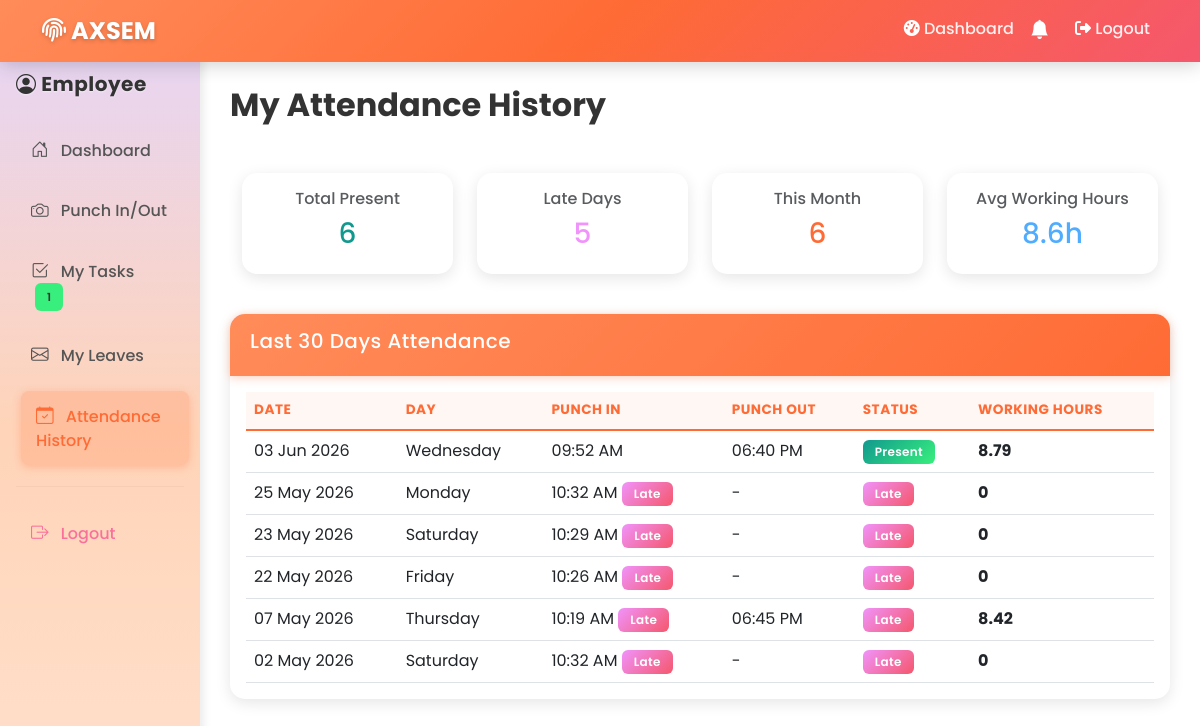
/employee/attendance/ (signed in), run on the app's committed database.
### attendance_app/models.py (models this page shows, shortened)
class Attendance(models.Model):
    employee = models.ForeignKey(Employee, on_delete=models.CASCADE, related_name='attendances')
    date = models.DateField(default=date.today)
    punch_in = models.DateTimeField(null=True, blank=True)
    punch_out = models.DateTimeField(null=True, blank=True)
    punch_in_location = models.CharField(max_length=200, blank=True, help_text='Lat,Long')
    punch_out_location = models.CharField(max_length=200, blank=True, help_text='Lat,Long')
    is_late = models.BooleanField(default=False)
    status = models.CharField(
        max_length=20,
        choices=(
            ('present', 'Present'),
            ('absent', 'Absent'),
            ('late', 'Late'),
            ('on_leave', 'On Leave'),
        ),
        default='absent'
    )
    notes = models.TextField(blank=True)
    class Meta:
        verbose_name = 'Attendance'
        verbose_name_plural = 'Attendance Records'
        unique_together = ['employee', 'date']
        ordering = ['-date', '-punch_in']
    def get_working_hours(self):
        if self.punch_in and self.punch_out:
            duration = self.punch_out - self.punch_in
            hours = duration.total_seconds() / 3600
            return round(hours, 2)
        return 0

### attendance_app/views.py (the view)
# urls.py: path('employee/attendance/', views.employee_attendance_history, name='employee_attendance_history'),
@login_required
def employee_attendance_history(request):
    if request.user.role != 'employee':
        return redirect('home')
    employee = request.user.employee_profile
    if not employee.is_active:
        logout(request)
        messages.error(request, 'Your account has been deactivated. Please contact admin.')
        return redirect('employee_login')
    attendances = Attendance.objects.filter(
        employee=employee
    ).order_by('-date')[:30]
    total_hours = 0
    count = 0
    late_count = 0
    for att in attendances:
        hours = att.get_working_hours()
        if hours > 0:
            total_hours += hours
            count += 1
        if att.is_late or att.status == 'late':
            late_count += 1
    avg_hours = round(total_hours / count, 1) if count > 0 else 0
    return render(request, 'employee/attendance_history.html', {
        'attendances': attendances,
        'avg_hours': avg_hours,
        'late_count': late_count
    })

### templates/employee/attendance_history.html (shortened to what this page needs)
{% extends 'base.html' %}
{% block content %}
<div class="container-fluid">
    <div class="row">
        {% include "employee/includes/sidebar.html" %}
        <div class="col-md-10 content-wrapper">
            <div class="d-flex justify-content-between align-items-center mb-4">
                <h2>My Attendance History</h2>
            </div>
            <div class="row mb-4">
                <div class="col-6 col-md-3 mb-3">
                    <div class="card text-center">
                        <div class="card-body">
                            <h6 class="text-muted">Total Present</h6>
                            <h3 class="text-success">
                                {{ attendances|length }}
                            </h3>
                        </div>
                    </div>
                </div>
                <div class="col-6 col-md-3 mb-3">
                    <div class="card text-center">
                        <div class="card-body">
                            <h6 class="text-muted">Late Days</h6>
                            <h3 class="text-warning">{{ late_count }}</h3>
                        </div>
                    </div>
                </div>
                <div class="col-6 col-md-3 mb-3">
                    <div class="card text-center">
                        <div class="card-body">
                            <h6 class="text-muted">This Month</h6>
                            <h3 class="text-primary">{{ attendances|length }}</h3>
                        </div>
                    </div>
                </div>
                <div class="col-6 col-md-3 mb-3">
                    <div class="card text-center">
                        <div class="card-body">
                            <h6 class="text-muted">Avg Working Hours</h6>
                            <h3 class="text-info">{{ avg_hours }}h</h3>
                        </div>
                    </div>
                </div>
            </div>
            <div class="card">
                <div class="card-header">
                    <h5>Last 30 Days Attendance</h5>
                </div>
                <div class="card-body">
                    <div class="table-responsive">
                        <table class="table table-hover">
                            <thead>
                                <tr>
                                    <th>Date</th>
                                    <th>Day</th>
                                    <th>Punch In</th>
                                    <th>Punch Out</th>
                                    <th>Status</th>
                                    <th>Working Hours</th>
                                </tr>
                            </thead>
                            <tbody>
                                {% for att in attendances %}
                                <tr>
                                    <td>{{ att.date|date:"d M Y" }}</td>
                                    <td>{{ att.date|date:"l" }}</td>
                                    <td>
                                        {{ att.punch_in|time:"h:i A"|default:"-" }}
                                        {% if att.is_late %}
                                            <span class="badge bg-warning">Late</span>
                                        {% endif %}
                                    </td>
                                    <td>{{ att.punch_out|time:"h:i A"|default:"-" }}</td>
                                    <td>
                                        {% if att.status == 'present' %}
                                            <span class="badge bg-success">Present</span>
                                        {% elif att.status == 'late' %}
                                            <span class="badge bg-warning">Late</span>
                                        {% elif att.status == 'absent' %}
                                            <span class="badge bg-danger">Absent</span>
                                        {% endif %}
                                    </td>
                                    <td>
                                        <strong>{{ att.get_working_hours }}</strong>
                                    </td>
                                </tr>
                                {% empty %}
                                <tr>
                                    <td colspan="6" class="text-center">No attendance records found</td>
                                </tr>
                                {% endfor %}
                            </tbody>
                        </table>
                    </div>
                </div>
            </div>
        </div>
    </div>
</div>
{% endblock %}

### templates/base.html (shortened to what this page needs)
<!DOCTYPE html>
<html lang="en">
<head>
    <link href="https://cdn.jsdelivr.net/npm/bootstrap@5.3.0/dist/css/bootstrap.min.css" rel="stylesheet">
    <link rel="stylesheet" href="https://cdn.jsdelivr.net/npm/bootstrap-icons@1.11.0/font/bootstrap-icons.css">
    <link rel="stylesheet" href="https://cdnjs.cloudflare.com/ajax/libs/font-awesome/6.4.0/css/all.min.css">
    {% load static %}
</head>
<body>
    <nav class="navbar navbar-expand-lg navbar-dark fixed-top" style="background: linear-gradient(135deg, #ff8c5a 0%, #ff6b35 50%, #f5576c 100%) !important; box-shadow: 0 2px 20px rgba(0, 0, 0, 0.2) !important;">
        <div class="container">
            <a class="navbar-brand" href="{% url 'home' %}" style="color: white !important;">
                <i class="fas fa-fingerprint"></i> AXSEM
            </a>
            <div class="collapse navbar-collapse" id="navbarNav">
                <ul class="navbar-nav ms-auto">
                    {% if user.is_authenticated %}
                        {% if user.role == 'admin' %}
                            <li class="nav-item">
                                <a class="nav-link" href="{% url 'admin_dashboard' %}" style="color: rgba(255, 255, 255, 0.9) !important;">
                                    <i class="fas fa-tachometer-alt"></i> Dashboard
                                </a>
                            </li>
                        {% elif user.role == 'employee' %}
                            <li class="nav-item">
                                <a class="nav-link" href="{% url 'employee_dashboard' %}" style="color: rgba(255, 255, 255, 0.9) !important;">
                                    <i class="fas fa-tachometer-alt"></i> Dashboard
                                </a>
                            </li>
                        {% endif %}
                        <li class="nav-item dropdown">
                            <a class="nav-link" href="#" id="notifBell" data-bs-toggle="dropdown"
                               style="color:white!important;position:relative;padding-right:18px;">
                                <i class="bi bi-bell-fill" style="font-size:1.2rem;"></i>
                            </a>
                        </li>
                        <li class="nav-item">
                            <a class="nav-link" href="{% url 'logout' %}" style="color: rgba(255, 255, 255, 0.9) !important;">
                                <i class="fas fa-sign-out-alt"></i> Logout
                            </a>
                        </li>
                    {% else %}
                        <li class="nav-item">
                            <a class="nav-link" href="{% url 'home' %}" style="color: rgba(255, 255, 255, 0.9) !important;">
                                <i class="fas fa-home"></i> Home
                            </a>
                        </li>
                    {% endif %}
                </ul>
            </div>
        </div>
    </nav>
    <div class="main-content">
        {% block content %}{% endblock %}
    </div>
    {% if user.is_authenticated %}
    {% load static %}
    {% endif %}
</body>
</html>

### templates/employee/includes/sidebar.html (shortened to what this page needs)
<div class="col-md-2 sidebar p-3">
    <div class="mb-4" style="color:#333;">
        <h5><i class="bi bi-person-circle"></i> Employee</h5>
    </div>
    <nav class="nav flex-column">
        <a class="nav-link {% if request.resolver_match.url_name == 'employee_dashboard' %}active{% endif %}"
           href="{% url 'employee_dashboard' %}">
            <i class="bi bi-house-door"></i> Dashboard
        </a>
        <a class="nav-link {% if request.resolver_match.url_name == 'punch_in_out' %}active{% endif %}"
           href="{% url 'punch_in_out' %}">
            <i class="bi bi-camera"></i> Punch In/Out
        </a>
        <a class="nav-link {% if request.resolver_match.url_name == 'employee_task_list' or request.resolver_match.url_name == 'employee_task_detail' %}active{% endif %}"
           href="{% url 'employee_task_list' %}" id="sidebarTaskLink">
            <i class="bi bi-check2-square"></i> My Tasks
            <span id="sidebarTaskBadge" class="badge ms-1"
                  style="background:#38ef7d;color:#333;font-size:0.7rem;display:none;"></span>
        </a>
        <a class="nav-link {% if request.resolver_match.url_name == 'employee_leaves' %}active{% endif %}"
           href="{% url 'employee_leaves' %}">
            <i class="bi bi-envelope"></i> My Leaves
        </a>
        <a class="nav-link {% if request.resolver_match.url_name == 'employee_attendance_history' %}active{% endif %}"
           href="{% url 'employee_attendance_history' %}">
            <i class="bi bi-calendar-check"></i> Attendance History
        </a>
        <hr style="border-color:rgba(0,0,0,0.15);">
        <a class="nav-link" href="{% url 'logout' %}" style="color:#fa709a;">
            <i class="bi bi-box-arrow-right"></i> Logout
        </a>
    </nav>
</div>

### templates/base.html (style rules this page uses)
* { margin: 0; padding: 0; box-sizing: border-box; font-family: 'Poppins', sans-serif; }
body { background: white; min-height: 100vh; }
nav.navbar.fixed-top { background: linear-gradient(135deg, #ff8c5a 0%, #ff6b35 50%, #f5576c 100%) !important; backdrop-filter: blur(10px); box-shadow: 0 2px 20px rgba(0, 0, 0, 0.2) !important; }
nav.navbar { background: linear-gradient(135deg, #ff8c5a 0%, #ff6b35 50%, #f5576c 100%) !important; }
.navbar.navbar-dark { background: linear-gradient(135deg, #ff8c5a 0%, #ff6b35 50%, #f5576c 100%) !important; }
.navbar-brand { font-weight: 700; font-size: 1.5rem; color: white !important; text-shadow: 0 2px 4px rgba(0, 0, 0, 0.2); }
.navbar .nav-link { color: rgba(255, 255, 255, 0.9) !important; font-weight: 500; transition: all 0.3s ease; }
.navbar .nav-link i { color: white !important; }
.navbar-brand i { color: white !important; }
.main-content { padding-top: 0; min-height: 100vh; background: white; margin-top: 0; }
.container-fluid { padding: 0; background: white; margin-top: 0; }
.container-fluid .row { margin: 0; background: white; }
.sidebar { background: linear-gradient(180deg, #e8d5f2 0%, #ffd4b8 50%, #ffe0cc 100%); min-height: calc(100vh - 56px); max-height: calc(100vh - 56px); position: fixed; left: 0; top: 56px; width: 16.666667%; overflow-y: auto; overflow-x: hidden; box-shadow: 2px 0 10px rgba(0, 0, 0, 0.1); border-top: none; padding-top: 0; margin-top: 0; }
.sidebar h5, .sidebar h6 { color: #333; font-weight: 700; text-shadow: 0 1px 2px rgba(255, 255, 255, 0.5); letter-spacing: 0.5px; }
.sidebar .nav-link { color: #555; padding: 12px 15px; margin: 5px 0; border-radius: 8px; transition: all 0.3s ease; font-weight: 500; }
.sidebar .nav-link:hover, .sidebar .nav-link.active { background: rgba(255, 107, 53, 0.2); color: #ff6b35; transform: translateX(5px); box-shadow: 0 2px 8px rgba(255, 107, 53, 0.3); }
.sidebar .nav-link i { margin-right: 8px; font-size: 1.1rem; }
.content-wrapper { margin-left: 16.666667%; padding: 30px; background: white; min-height: calc(100vh - 56px); border-top: none; margin-top: 56px; padding-top: 30px; }
.content-wrapper h2 { color: #333; font-weight: 700; margin-bottom: 25px; }
.card { border: none; border-radius: 15px; box-shadow: 0 4px 15px rgba(0, 0, 0, 0.1); background: white; transition: all 0.3s ease; }
.card-header { background: linear-gradient(135deg, #ff8c5a 0%, #ff6b35 100%); color: white; border: none; border-radius: 15px 15px 0 0 !important; padding: 15px 20px; font-weight: 700; letter-spacing: 0.5px; box-shadow: 0 2px 10px rgba(255, 107, 53, 0.3); }
.table { margin-bottom: 0; }
.table thead th { border-bottom: 2px solid #ff6b35; font-weight: 700; color: #ff6b35; background: rgba(255, 107, 53, 0.05); text-transform: uppercase; font-size: 0.85rem; letter-spacing: 0.5px; }
.table tbody tr { transition: all 0.2s ease; }
.badge { padding: 6px 12px; border-radius: 6px; font-weight: 600; letter-spacing: 0.3px; }
.bg-success { background: linear-gradient(135deg, #11998e 0%, #38ef7d 100%) !important; }
.bg-warning { background: linear-gradient(135deg, #f093fb 0%, #f5576c 100%) !important; }
.text-primary { color: #ff6b35 !important; }
.text-success { color: #11998e !important; }
.text-warning { color: #f093fb !important; }
.text-info { color: #4facfe !important; }
.bi, .fas, .fa { transition: all 0.3s ease; }

### data on the page
Attendance: date "03 Jun 2026", date "Wednesday", punch_in "09:52 AM", punch_out "06:40 PM", status "Present", get_working_hours "8.79"
Attendance: date "25 May 2026", date "Monday", punch_in "10:32 AM", is_late "Late", punch_out "-", status "Late", get_working_hours "0"
Attendance: date "23 May 2026", date "Saturday", punch_in "10:29 AM", is_late "Late", punch_out "-", status "Late", get_working_hours "0"
Attendance: date "22 May 2026", date "Friday", punch_in "10:26 AM", is_late "Late", punch_out "-", status "Late", get_working_hours "0"
Attendance: date "07 May 2026", date "Thursday", punch_in "10:19 AM", is_late "Late", punch_out "06:45 PM", status "Late", get_working_hours "8.42"
Attendance: date "02 May 2026", date "Saturday", punch_in "10:32 AM", is_late "Late", punch_out "-", status "Late", get_working_hours "0"

### other printed values
{{ attendances|length }} "6"
{{ late_count }} "5"
{{ avg_hours }} "8.6"
